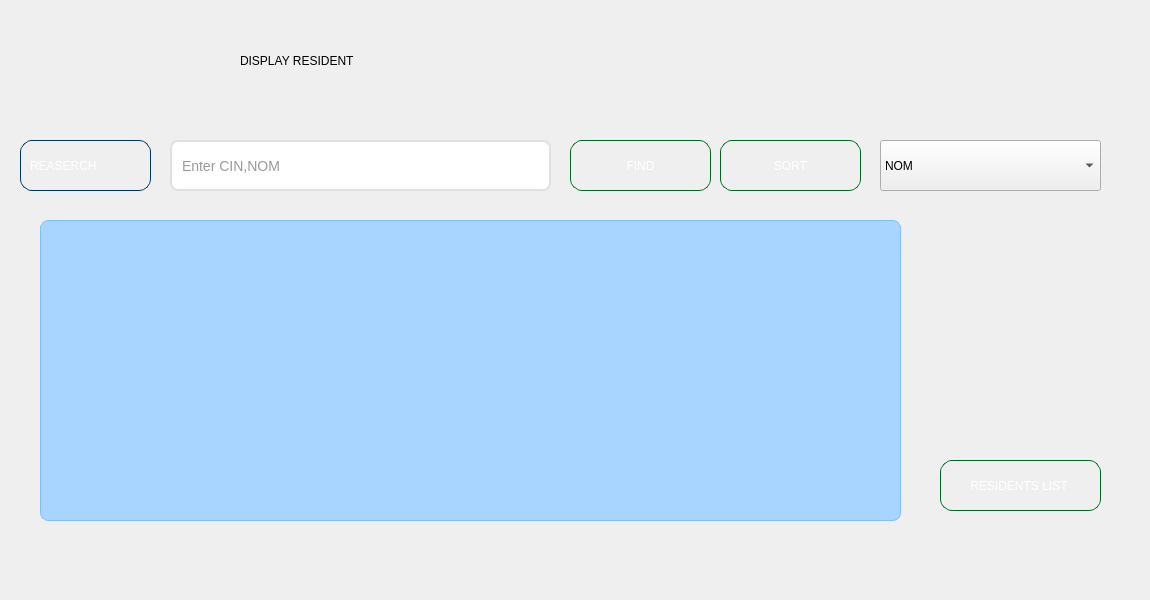
    <widget class="QWidget" name="tab_5">
     <attribute name="title">
      <string>DISPLAY</string>
     </attribute>
     <widget class="QWidget" name="widget_3" native="true">
      <property name="geometry">
       <rect>
        <x>0</x>
        <y>0</y>
        <width>1141</width>
        <height>591</height>
       </rect>
      </property>
      <widget class="QLabel" name="label_19">
       <property name="geometry">
        <rect>
         <x>240</x>
         <y>30</y>
         <width>601</width>
         <height>61</height>
        </rect>
       </property>
       <property name="styleSheet">
        <string notr="true">font: 700 italic 36pt &quot;Times New Roman&quot;;</string>
       </property>
       <property name="text">
        <string>DISPLAY RESIDENT</string>
       </property>
      </widget>
      <widget class="QLineEdit" name="lineEdit_63">
       <property name="geometry">
        <rect>
         <x>170</x>
         <y>140</y>
         <width>381</width>
         <height>51</height>
        </rect>
       </property>
       <property name="styleSheet">
        <string notr="true">QLineEdit {
    background-color: white;
    border: 2px solid #e0e0e0;
    border-radius: 8px;
    padding: 8px;
    font-size: 14px;
    color: #333;
}

QLineEdit:hover {
    border: 2px solid #29b6f6;
    background-color: #f9f9f9;
}

QLineEdit:focus {
    border: 2px solid #0d47a1;
    background-color: white;
}</string>
       </property>
       <property name="placeholderText">
        <string>Enter CIN,NOM</string>
       </property>
      </widget>
      <widget class="QTableView" name="tableView">
       <property name="geometry">
        <rect>
         <x>40</x>
         <y>220</y>
         <width>861</width>
         <height>301</height>
        </rect>
       </property>
       <property name="styleSheet">
        <string notr="true">QTableView {
    background-color: #a8d5ff;      /* bleu pastel clair */
    alternate-background-color: #cce6ff; /* bleu encore plus doux pour les lignes alternées */
    gridline-color: #99ccff;        /* couleur des lignes du tableau */
    selection-background-color: #66b3ff; /* bleu un peu plus vif lors de la sélection */
    selection-color: white;         /* texte blanc quand sélectionné */
    border: 1px solid #80bfff;      /* bordure légère bleue */
    border-radius: 8px;             /* coins légèrement arrondis */
}
</string>
       </property>
      </widget>
      <widget class="QPushButton" name="findButton">
       <property name="geometry">
        <rect>
         <x>570</x>
         <y>140</y>
         <width>141</width>
         <height>51</height>
        </rect>
       </property>
       <property name="styleSheet">
        <string notr="true">QPushButton { 
    font: 700 italic 10pt &quot;Times New Roman&quot;;
    color: white;
    background: qlineargradient(
        x1: 0, y1: 0, x2: 1, y2: 1,
        stop: 0 #00ff66,   /* vert clair vif */
        stop: 1 #009933    /* vert un peu plus foncé */
    );
    border: 1px solid #006622; /* contour vert foncé subtil */
    border-radius: 12px;
    padding: 6px;
}

QPushButton:hover {
    background: qlineargradient(
        x1: 0, y1: 0, x2: 1, y2: 1,
        stop: 0 #00cc55,   /* vert foncé */
        stop: 1 #007722    /* vert encore plus profond */
    );
}
</string>
       </property>
       <property name="text">
        <string>FIND</string>
       </property>
      </widget>
      <widget class="QLabel" name="label_11">
       <property name="geometry">
        <rect>
         <x>20</x>
         <y>140</y>
         <width>131</width>
         <height>51</height>
        </rect>
       </property>
       <property name="styleSheet">
        <string notr="true">QLabel {
    font: 700 italic 10pt &quot;Times New Roman&quot;;
    color: white;
    background: qlineargradient(
        x1: 0, y1: 0, x2: 1, y2: 1,
        stop: 0 #001F3F,   /* bleu marine profond */
        stop: 1 #004080    /* bleu marine plus clair */
    );
    border: 1px solid #003366; /* contour subtil bleu foncé */
    border-radius: 12px;       /* coins arrondis */
    padding: 6px;
    qproperty-alignment: 'AlignCenter'; /* texte centré */
}
</string>
       </property>
       <property name="text">
        <string>REASERCH</string>
       </property>
      </widget>
      <widget class="QPushButton" name="residentListButton">
       <property name="geometry">
        <rect>
         <x>940</x>
         <y>460</y>
         <width>161</width>
         <height>51</height>
        </rect>
       </property>
       <property name="styleSheet">
        <string notr="true">QPushButton { 
    font: 700 italic 10pt &quot;Times New Roman&quot;;
    color: white;
    background: qlineargradient(
        x1: 0, y1: 0, x2: 1, y2: 1,
        stop: 0 #00ff66,   /* vert clair vif */
        stop: 1 #009933    /* vert un peu plus foncé */
    );
    border: 1px solid #006622; /* contour vert foncé subtil */
    border-radius: 12px;
    padding: 6px;
}

QPushButton:hover {
    background: qlineargradient(
        x1: 0, y1: 0, x2: 1, y2: 1,
        stop: 0 #00cc55,   /* vert foncé */
        stop: 1 #007722    /* vert encore plus profond */
    );
}
</string>
       </property>
       <property name="text">
        <string>RESIDENTS LIST </string>
       </property>
      </widget>
      <widget class="QPushButton" name="sortButton">
       <property name="geometry">
        <rect>
         <x>720</x>
         <y>140</y>
         <width>141</width>
         <height>51</height>
        </rect>
       </property>
       <property name="styleSheet">
        <string notr="true">QPushButton { 
    font: 700 italic 10pt &quot;Times New Roman&quot;;
    color: white;
    background: qlineargradient(
        x1: 0, y1: 0, x2: 1, y2: 1,
        stop: 0 #00ff66,   /* vert clair vif */
        stop: 1 #009933    /* vert un peu plus foncé */
    );
    border: 1px solid #006622; /* contour vert foncé subtil */
    border-radius: 12px;
    padding: 6px;
}

QPushButton:hover {
    background: qlineargradient(
        x1: 0, y1: 0, x2: 1, y2: 1,
        stop: 0 #00cc55,   /* vert foncé */
        stop: 1 #007722    /* vert encore plus profond */
    );
}
</string>
       </property>
       <property name="text">
        <string>SORT</string>
       </property>
      </widget>
      <widget class="QComboBox" name="sortComboBox">
       <property name="geometry">
        <rect>
         <x>880</x>
         <y>140</y>
         <width>221</width>
         <height>51</height>
        </rect>
       </property>
       <item>
        <property name="text">
         <string>NOM</string>
        </property>
       </item>
       <item>
        <property name="text">
         <string>CIN</string>
        </property>
       </item>
      </widget>
     </widget>
    </widget>
